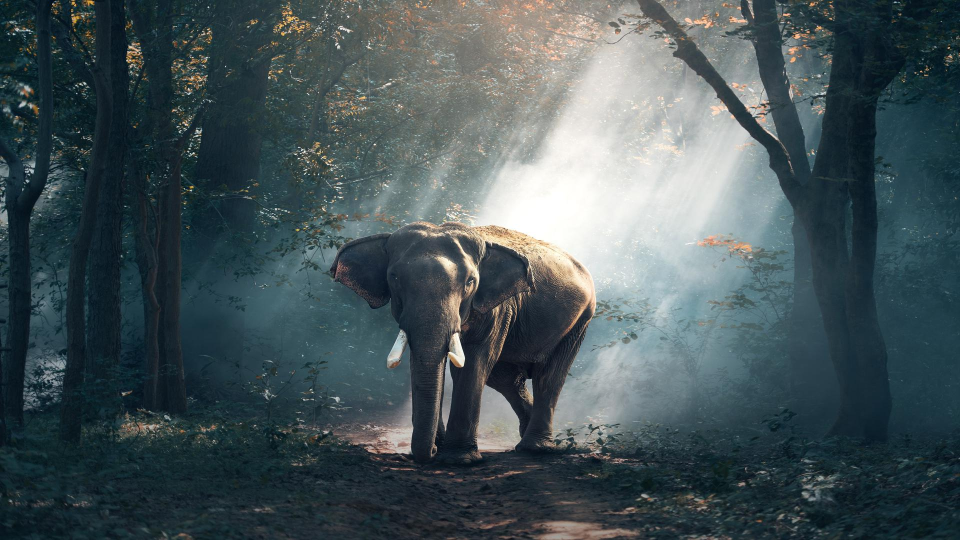
#> input picture demo_analyses/stimuli/im1.jpeg, 1920 x 1080 px (shown at 1/2 size); its folder holds only this picture in this run
$ python plot_scanpath.py
#> lines starting #> are read from the running program, lines starting #| are printed output that depends on the picture
#> (reads demo_analyses/AOI_example/allfixations.txt from the repository)
# -*- coding: utf-8 -*-
"""
Created on Mon Sep  5 11:06:43 2022

@author: Marcus
@contributer: Bob
"""

import pandas as pd
from pathlib import Path
import matplotlib.pyplot as plt
import os
import time

try:
    import cv2
except ImportError:
    print("Could not import OpenCV for image processing, using PsychoPy instead")
    from psychopy import visual, core
    use_cv2 = False
else:
    use_cv2 = True

start = time.time()

# %%

# [70 lines left out: function make_scanpath, not called in this run]

# %%

# %%

def add_transparency_cv2(overlay, image, alpha):
    ## image used in func must be a copy of image! The image from image can be original, original is fastest
    if alpha == 1:
        image_new = overlay
    else:
        image_new = cv2.addWeighted(overlay, alpha, image, 1 - alpha, 0)
    return image_new

# %%

def make_scanpath_cv2(image_name, fixations, imres, scale_with_duration=True):
    '''


    Args:
        image (str): name to image (full path)
        fixations (dataframe): with fixations for the images with columns 'xpos' (pixels), 'ypos' (pixels), 'dur' (ms)
        imres (tuple) resoluiton of image in pixels
        scale_with_duration (bool, optional): Scale fixations with durations (otherwise all fixations will have the same size)

    Returns:
        None.

    '''
#> called with imres = (1920, 1080), scale_with_duration = True
    alpha = 0.5
    dot_radius = 50
    thickness = 2

    im_rgb = cv2.imread(str(image_name))
#> im_rgb is the input picture: shape (1080, 1920, 3); mean B, G, R 88.7, 84.9, 70.7
    image = im_rgb.copy()
    start_pos_old = (None, None)
    for i, row in fixations.iterrows():

        dot_pos = (round(row.xpos), round(row.ypos))

        if i == 0:
            dotColor = (0, 255, 0)
        elif i == len(fixations)-1:
            dotColor = (0, 0, 255)
            lineColor = (0, 0, 255)
        else:
            dotColor = (255, 0, 0)
            lineColor = (255, 0, 0)

        line_end = dot_pos

        if i > 0:
            if i < 2:
                lineColor = (0, 255, 0)

            line_start = start_pos_old
            image = add_transparency_cv2(cv2.line(image.copy(), line_start, line_end, lineColor, thickness), image, alpha)

        if scale_with_duration:
            dot_radius = round(row.dur/10)

        image = add_transparency_cv2(cv2.circle(image.copy(), (dot_pos[0], dot_pos[1]), dot_radius, dotColor, -1), image, alpha)

        start_pos_old = line_end
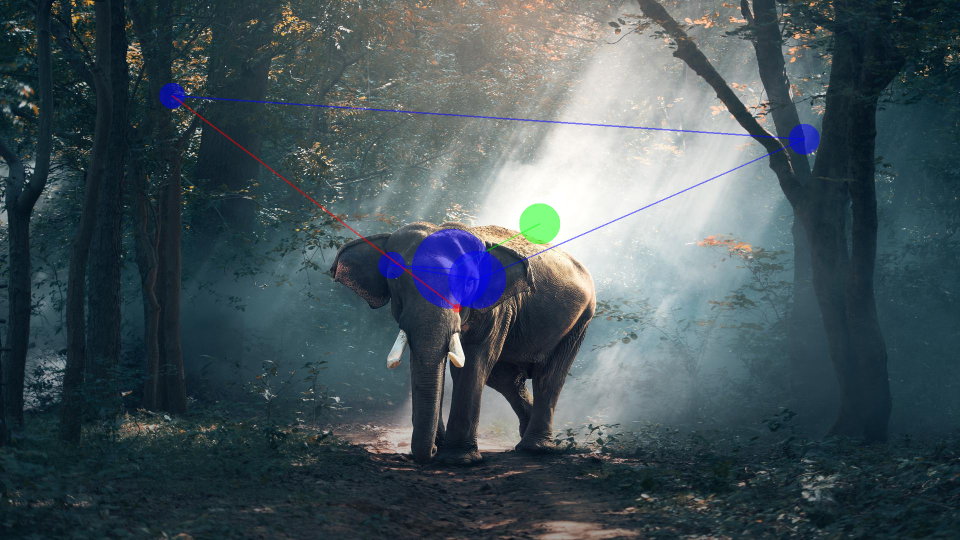
#> image: shape (1080, 1920, 3) (shown at 1/2 size); mean B, G, R 89.9, 84, 69.6

    # Make a new dir to save plots if it does not already exists
    path = Path.cwd() / 'scanpaths' / str(fixations.participant[0])
    Path(path).mkdir(parents=True, exist_ok=True)

    # Save the results
    fname =  path / ('scanpath_' + str(image_name).split(os.sep)[-1])
    cv2.imwrite(str(fname), image)

# %%

imres = (1920, 1080)

# Read files with fixations generated with the I2MC
df_fixations = pd.read_csv(Path.cwd() / 'output' / 'allfixations.txt', sep='\t')

# Read the images into a psychopy object
image_names = list((Path.cwd() / 'stimuli').rglob('*.jpeg'))

img = []
participants = df_fixations.participant.unique()

if not use_cv2:
    win = visual.Window(fullscr=True, screen=1, units='pix', size=imres)

    dot = visual.Circle(win, radius=50, lineColor='red', fillColor='red',
                        opacity=0.5)
    line = visual.Line(win, start=(-0.5, -0.5), end=(0.5, 0.5),
                        lineWidth=3, lineColor='red', opacity=0.5)


for participant in list(participants):
    for image_name in image_names:
        df_temp = df_fixations[(df_fixations.trial == str(image_name).split(os.sep)[-1]) & \
                               (df_fixations.participant == participant)].reset_index()

        if len(df_temp) == 0:
            print(f"Warning: no data exist for {participant} and {str(image_name).split(os.sep)[-1]}")
            continue

        if use_cv2:
            make_scanpath_cv2(image_name, df_temp, imres)
        else:
            make_scanpath(image_name, df_temp, imres)

if not use_cv2:
    win.close()
print('\n\nPlotting scanpaths took {}s to finish!'.format(time.time()-start))
